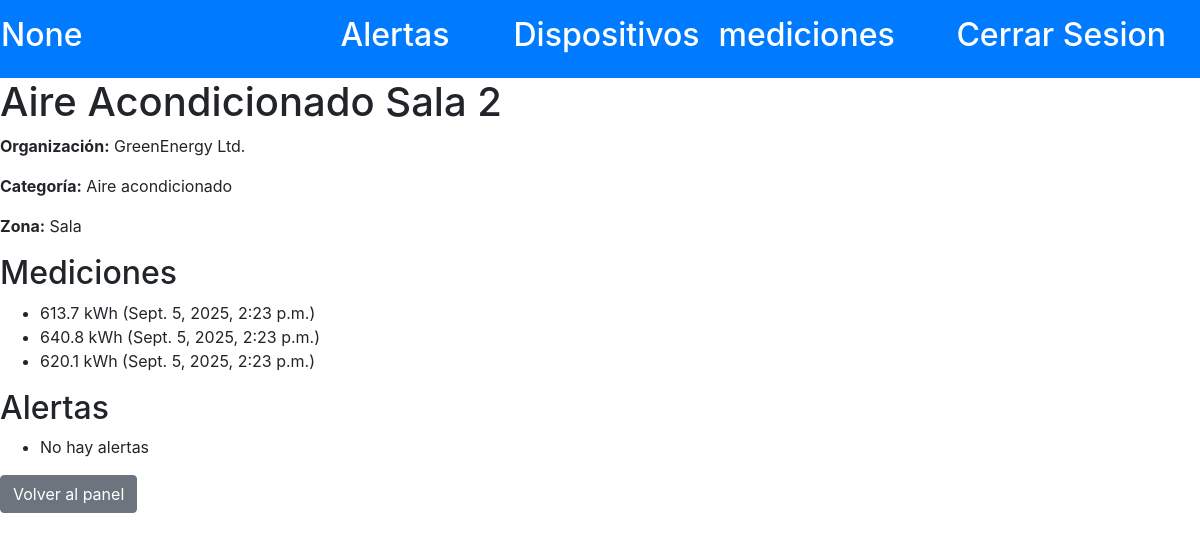
The app's page /device/9/ with its own data.
### dispositivos/models.py (models this page shows, shortened)
class BaseModel(models.Model):
    STATES = [
        ("ACTIVE", "Active"),
        ("INACTIVE", "Inactive"),
    ]
    state = models.CharField(max_length=10, choices=STATES, default="ACTIVE")
    created_at = models.DateTimeField(auto_now_add=True)
    updated_at = models.DateTimeField(auto_now=True)
    deleted_at = models.DateTimeField(null=True, blank=True)
    class Meta:
        abstract = True

class Device(BaseModel):
    name = models.CharField(max_length=100)
    category = models.ForeignKey(Category,on_delete=models.CASCADE)
    zone = models.ForeignKey(Zone, on_delete=models.CASCADE)
    max_usage = models.IntegerField()
    organization = models.ForeignKey(Organization,on_delete=models.CASCADE)
    organization = models.ForeignKey(Organization,on_delete=models.CASCADE)

class Organization(BaseModel):
    name = models.CharField(max_length=100)
    email = models.CharField(max_length=100)

class Category(BaseModel):
    name = models.CharField(max_length=100)

class Zone(BaseModel):
    name = models.CharField(max_length=100)
    def __str__(self):
        return self.name

class Measurement(BaseModel):
    device = models.ForeignKey(Device,on_delete=models.CASCADE)
    date = models.DateTimeField(auto_now_add=True)
    usage = models.FloatField(default=0.0)

### dispositivos/views.py (the view)
# urls.py: path("device/<int:device_id>/",device,name="device"),
def device(request,device_id):
    empresa = request.session.get("empresa")
    device = Device.objects.get(id=device_id)
    measurements = Measurement.objects.filter(device=device).order_by('-date')
    alerts = Alert.objects.filter(device=device)
    zone = Zone.objects.get(id=device.zone.id)
    return render(request,"devices/device.html",{"device":device,'empresa':empresa,"measurements":measurements,"alerts":alerts,"zone":zone.name})

### dispositivos/templates/devices/device.html (shortened to what this page needs)
<!DOCTYPE html>
<html lang="en">
<head>
    <link rel="stylesheet" href="https://cdn.jsdelivr.net/npm/bootstrap@4.5.3/dist/css/bootstrap.min.css"
>
</head>
<body>
    <div class="row">
        <div class="col-3 bg-primary text-white  p-3">
            <h2><a href="{% url 'panel' %}" class="text-white">{{empresa}}</a></h2>
        </div>
        <div class="col-2 bg-primary text-white text-center p-3">
            <h2><a href="{% url 'alerts_list' %}" class="text-white">Alertas</a></h2>
        </div>
        <div class="col-2 bg-primary text-white text-center p-3">
            <h2><a href="{% url 'devices_list' %}" class="text-white">Dispositivos</a></h2>
        </div>
        <div class="col-2 bg-primary text-white text-center p-3">
            <h2><a href="{% url 'measurements_list' %}" class="text-white">mediciones</a></h2>
        </div>
        <div class="col-3 bg-primary text-white text-center p-3">
            <h2><a href="{% url 'iniciarSesion' %}" class="text-white">Cerrar Sesion</a></h2>
        </div>
    </div>
    <h1>{{ device.name }}</h1>
    <p><strong>Organización:</strong> {{ device.organization.name }}</p>
    <p><strong>Categoría:</strong> {{ device.category.name }}</p>
    <p><strong>Zona:</strong> {{device.zone}}</p>
    <h2>Mediciones</h2>
    <ul>
        {% for m in measurements %}
        <li>{{ m.usage }} kWh ({{ m.date }})</li>
        {% empty %}
        <li>No hay mediciones registradas</li>
        {% endfor %}
    </ul>
    <h2>Alertas</h2>
    <ul>
        {% for a in alerts %}
        {% if a.level == "HIGH" %}
                        <li style="font-size:20px; color:rgb(255, 94, 0); font-weight:bold;">{{ a }}</li>
                        {% elif a.level == "MID" %}
                        <li style="font-size:20px; color:rgb(221, 255, 0);">{{ a }}</li>
                        {% else %}
                        <li style="font-size:20px; color:rgb(255, 0, 0);">{{ a }}</li>
                        {% endif %}
        {% empty %}
        <li>No hay alertas</li>
        {% endfor %}
    </ul>
    <a href="{% url 'panel' %}" class="btn btn-secondary">Volver al panel</a>
</body>
</html>

### records on screen
Device: name "Aire Acondicionado Sala 2", organization.name "GreenEnergy Ltd.", category.name "Aire acondicionado", zone "Sala"
Measurement: usage "613.7", date "Sept. 5, 2025, 2:23 p.m."
Measurement: usage "640.8", date "Sept. 5, 2025, 2:23 p.m."
Measurement: usage "620.1", date "Sept. 5, 2025, 2:23 p.m."

### other values on screen
{{ empresa }} "None"
